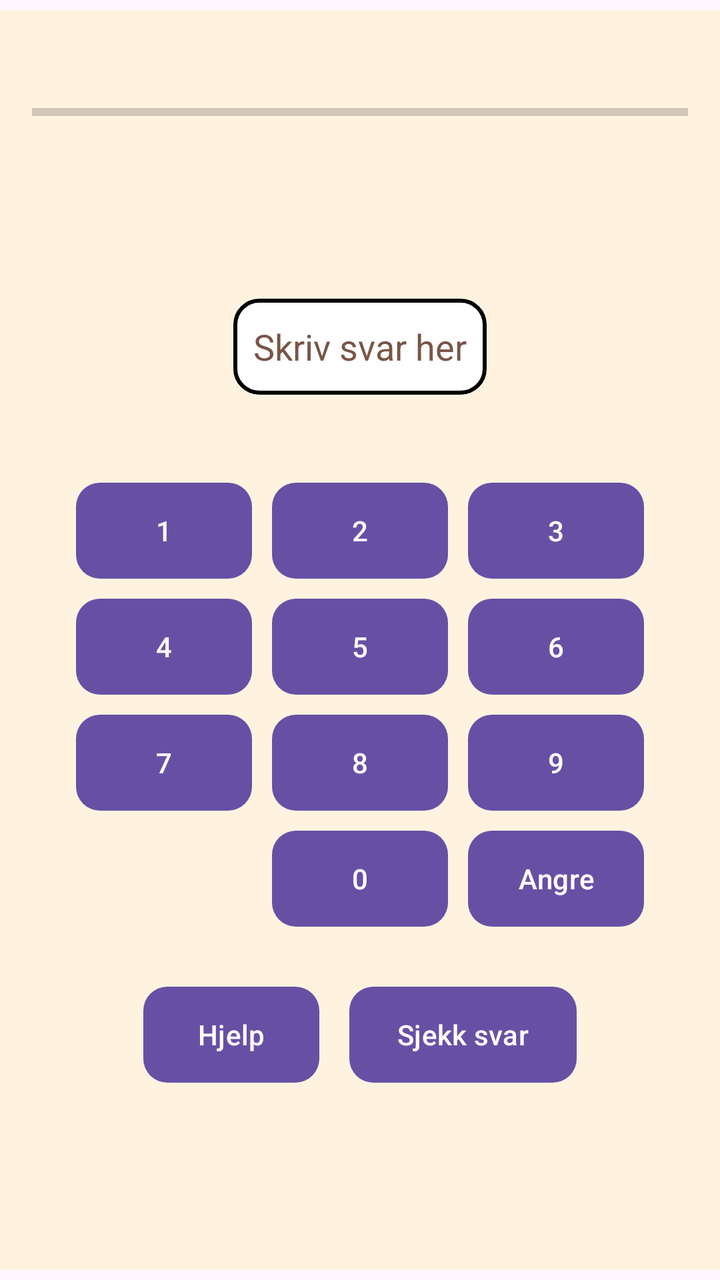
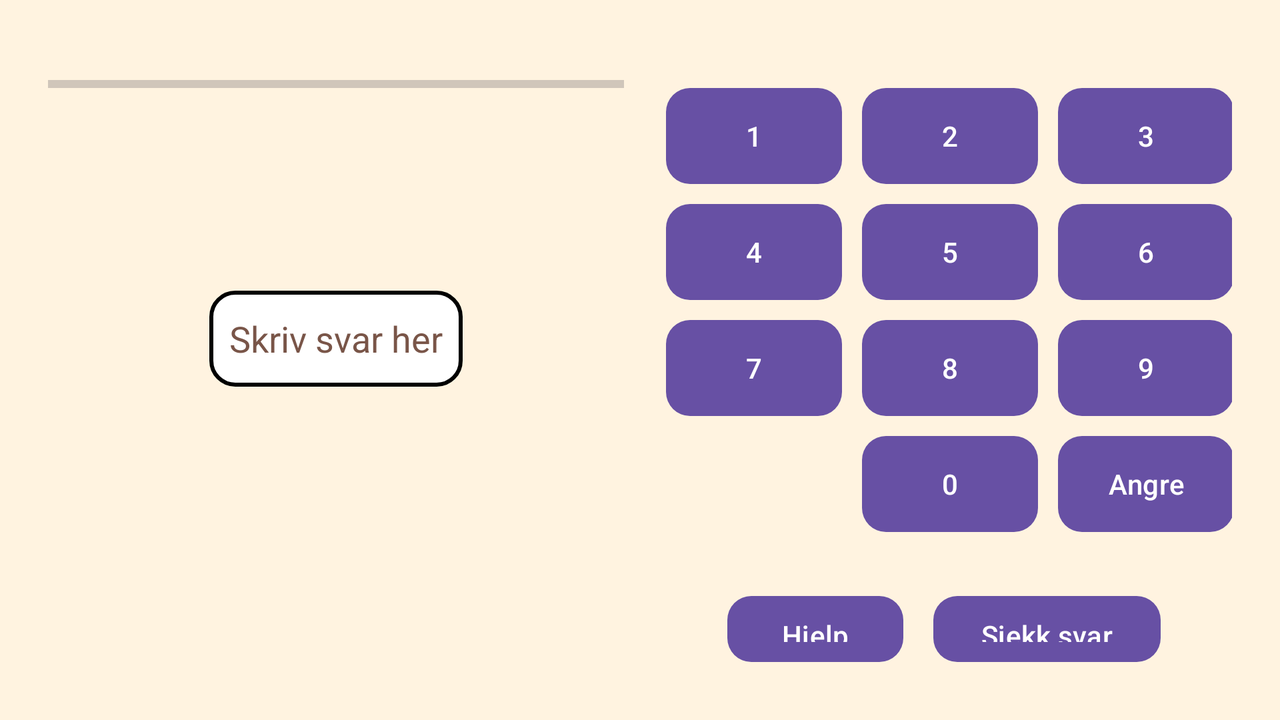

The same Android screen from two of the app's own layout files: first res/layout/ as a phone draws it, then the repository's variant for another configuration, drawn on a device whose configuration selects that folder. Both files follow.
<!-- AndroidManifest.xml: application theme Theme.MathApp5 -->
<!-- res/layout/spillaktivitet.xml -->
<?xml version="1.0" encoding="utf-8"?>
<RelativeLayout xmlns:android="http://schemas.android.com/apk/res/android"
    android:layout_width="match_parent"
    android:layout_height="match_parent"
    android:layout_marginTop="5dp"
    android:layout_marginBottom="5dp"
    android:background="#FFF3E0"
    android:gravity="center"
    android:padding="16dp">


    

    

    <ProgressBar
        android:id="@+id/fremdriftBar"
        style="?android:attr/progressBarStyleHorizontal"
        android:layout_width="match_parent"
        android:layout_height="wrap_content"
        android:max="100"
        android:progress="0"
        android:progressTint="#FF5722" />

    <TextView
        android:id="@+id/sporsmolText"
        android:layout_width="wrap_content"
        android:layout_height="wrap_content"
        android:layout_below="@+id/fremdriftBar"
        android:layout_centerHorizontal="true"
        android:layout_marginTop="24dp"
        android:gravity="center_horizontal"
        android:textColor="#4CAF50"
        android:textSize="28sp" />

    
    <EditText
        android:id="@+id/svarInput"
        android:layout_width="wrap_content"
        android:layout_height="wrap_content"
        android:layout_below="@+id/sporsmolText"
        android:layout_centerHorizontal="true"
        android:layout_marginTop="24dp"
        android:layout_marginBottom="24dp"
        android:background="@drawable/rounded_edittext"
        android:hint="@string/skriv_svar"
        android:importantForAutofill="no"
        android:inputType="number"
        android:minWidth="48dp"
        android:minHeight="48dp"
        android:textColorHint="#795548" />

    
    <GridLayout
        android:id="@+id/numberButtonLayout"
        android:layout_width="wrap_content"
        android:layout_height="wrap_content"
        android:layout_below="@+id/svarInput"
        android:layout_centerHorizontal="true"
        android:layout_marginTop="15dp"
        android:layout_marginBottom="15dp"
        android:columnCount="3"
        android:rowCount="4">

        
        <Button
            android:id="@+id/knapp1"
            android:layout_width="wrap_content"
            android:layout_height="wrap_content"
            android:layout_marginStart="5dp"
            android:layout_marginTop="5dp"
            android:layout_marginEnd="5dp"
            android:layout_marginBottom="5dp"
            android:background="@drawable/rounded_button"
            android:text="@string/_1"
            android:textColor="#FFFFFF" />


        
        <Button
            android:id="@+id/knapp2"
            android:layout_width="wrap_content"
            android:layout_height="wrap_content"
            android:layout_marginStart="5dp"
            android:layout_marginTop="5dp"
            android:layout_marginEnd="5dp"
            android:layout_marginBottom="5dp"
            android:background="@drawable/rounded_button"
            android:text="@string/_2"
            android:textColor="#FFFFFF" />

        
        <Button
            android:id="@+id/knapp3"
            android:layout_width="wrap_content"
            android:layout_height="wrap_content"
            android:layout_marginStart="5dp"
            android:layout_marginTop="5dp"
            android:layout_marginEnd="5dp"
            android:layout_marginBottom="5dp"
            android:background="@drawable/rounded_button"
            android:text="@string/_3"
            android:textColor="#FFFFFF" />

        
        <Button
            android:id="@+id/knapp4"
            android:layout_width="wrap_content"
            android:layout_height="wrap_content"
            android:layout_marginStart="5dp"
            android:layout_marginTop="5dp"
            android:layout_marginEnd="5dp"
            android:layout_marginBottom="5dp"
            android:background="@drawable/rounded_button"
            android:text="@string/_4"
            android:textColor="#FFFFFF" />

        
        <Button
            android:id="@+id/knapp5"
            android:layout_width="wrap_content"
            android:layout_height="wrap_content"
            android:layout_marginStart="5dp"
            android:layout_marginTop="5dp"
            android:layout_marginEnd="5dp"
            android:layout_marginBottom="5dp"
            android:background="@drawable/rounded_button"
            android:text="@string/_5"
            android:textColor="#FFFFFF" />

        
        <Button
            android:id="@+id/knapp6"
            android:layout_width="wrap_content"
            android:layout_height="wrap_content"
            android:layout_marginStart="5dp"
            android:layout_marginTop="5dp"
            android:layout_marginEnd="5dp"
            android:layout_marginBottom="5dp"
            android:background="@drawable/rounded_button"
            android:text="@string/_6"
            android:textColor="#FFFFFF" />

        
        <Button
            android:id="@+id/knapp7"
            android:layout_width="wrap_content"
            android:layout_height="wrap_content"
            android:layout_marginStart="5dp"
            android:layout_marginTop="5dp"
            android:layout_marginEnd="5dp"
            android:layout_marginBottom="5dp"
            android:background="@drawable/rounded_button"
            android:text="@string/_7"
            android:textColor="#FFFFFF" />

        
        <Button
            android:id="@+id/knapp8"
            android:layout_width="wrap_content"
            android:layout_height="wrap_content"
            android:layout_marginStart="5dp"
            android:layout_marginTop="5dp"
            android:layout_marginEnd="5dp"
            android:layout_marginBottom="5dp"
            android:background="@drawable/rounded_button"
            android:text="@string/_8"
            android:textColor="#FFFFFF" />

        
        <Button
            android:id="@+id/knapp9"
            android:layout_width="wrap_content"
            android:layout_height="wrap_content"
            android:layout_marginStart="5dp"
            android:layout_marginTop="5dp"
            android:layout_marginEnd="5dp"
            android:layout_marginBottom="5dp"
            android:background="@drawable/rounded_button"
            android:text="@string/_9"
            android:textColor="#FFFFFF" />

        <Button
            android:id="@+id/knapp0"
            android:layout_width="wrap_content"
            android:layout_height="wrap_content"
            android:layout_row="3"
            android:layout_column="1"
            android:layout_marginStart="5dp"
            android:layout_marginTop="5dp"
            android:layout_marginEnd="5dp"
            android:layout_marginBottom="5dp"
            android:background="@drawable/rounded_button"
            android:text="@string/_0"
            android:textColor="#FFFFFF" />

        <Button
            android:id="@+id/knappAngre"
            android:layout_width="wrap_content"
            android:layout_height="wrap_content"
            android:layout_row="3"
            android:layout_column="2"
            android:layout_marginStart="5dp"
            android:layout_marginTop="5dp"
            android:layout_marginEnd="5dp"
            android:layout_marginBottom="5dp"
            android:background="@drawable/rounded_button"
            android:contentDescription="@string/angre_knapp_"
            android:text="@string/_angre"
            android:textColor="#FFFFFF" />
    </GridLayout>

    
    <LinearLayout
        android:id="@+id/actionButtonContainer"
        android:layout_width="wrap_content"
        android:layout_height="wrap_content"
        android:layout_marginStart="5dp"
        android:layout_marginTop="5dp"
        android:layout_marginEnd="5dp"
        android:layout_marginBottom="5dp"
        android:layout_below="@id/numberButtonLayout"
        android:layout_centerHorizontal="true"
        android:orientation="horizontal">

        
        <Button
            android:id="@+id/hjelpKnapp"
            android:layout_width="wrap_content"
            android:layout_height="wrap_content"
            android:layout_marginStart="5dp"
            android:layout_marginTop="5dp"
            android:layout_marginBottom="5dp"
            android:layout_marginEnd="10dp"
            android:text="@string/hjelp"
            android:background="@drawable/rounded_button"
            android:textColor="#FFFFFF"/>

        
        <Button
            android:id="@+id/sjekkSvarKnapp"
            android:layout_width="wrap_content"
            android:layout_height="wrap_content"
            android:layout_marginStart="5dp"
            android:layout_marginTop="5dp"
            android:layout_marginEnd="5dp"
            android:layout_marginBottom="5dp"
            android:text="@string/sjekk_svar_knapp"
            android:background="@drawable/rounded_button"
            android:textColor="#FFFFFF"/>

        
        <Button
            android:id="@+id/provKnapp"
            android:layout_width="wrap_content"
            android:layout_height="wrap_content"
            android:layout_marginStart="5dp"
            android:layout_marginTop="5dp"
            android:layout_marginEnd="5dp"
            android:layout_marginBottom="5dp"
            android:text="@string/pr_v_igjen"
            android:visibility="gone"
            android:background="@drawable/rounded_button"
            android:textColor="#FFFFFF"/>

        
        <Button
            android:id="@+id/nesteKnapp"
            android:layout_width="wrap_content"
            android:layout_height="wrap_content"
            android:layout_marginStart="5dp"
            android:layout_marginTop="5dp"
            android:layout_marginEnd="5dp"
            android:layout_marginBottom="5dp"
            android:text="@string/neste_sp_rsm_l"
            android:visibility="gone"
            android:background="@drawable/rounded_button"
            android:textColor="#FFFFFF"/>

        
        <Button
            android:id="@+id/resultatKnapp"
            android:layout_width="wrap_content"
            android:layout_height="wrap_content"
            android:layout_marginStart="5dp"
            android:layout_marginTop="5dp"
            android:layout_marginEnd="5dp"
            android:layout_marginBottom="5dp"
            android:text="@string/se_resultat"
            android:visibility="gone"
            android:background="@drawable/rounded_button"
            android:textColor="#FFFFFF"/>

        
        <Button
            android:id="@+id/tilbakeKnapp5"
            android:layout_width="wrap_content"
            android:layout_height="wrap_content"
            android:layout_marginStart="5dp"
            android:layout_marginTop="5dp"
            android:layout_marginEnd="5dp"
            android:layout_marginBottom="5dp"
            android:text="@string/restart"
            android:visibility="gone"
            android:background="@drawable/rounded_button"
            android:textColor="#FFFFFF"/>

    </LinearLayout>


    
    <TextView
        android:id="@+id/tilbakemeldingText"
        android:layout_width="wrap_content"
        android:layout_height="wrap_content"
        android:layout_below="@+id/actionButtonContainer"
        android:layout_centerHorizontal="true"
        android:layout_marginTop="16dp"
        android:text=""
        android:textSize="18sp" />

</RelativeLayout>
<!-- resources referenced by this layout -->
<resources>
  <!-- drawable rounded_button (drawable) -->
  <?xml version="1.0" encoding="utf-8"?>
  <selector xmlns:android="http://schemas.android.com/apk/res/android">
      <item>
          <shape>
              <solid android:color="#1976D2"/>
              <corners android:radius="12dp"/>
          </shape>
      </item>
  </selector>
  <!-- drawable rounded_edittext (drawable) -->
  <?xml version="1.0" encoding="utf-8"?>
  <selector xmlns:android="http://schemas.android.com/apk/res/android">
      <item>
          <shape android:shape="rectangle">
              <solid android:color="#FFFFFF"/> 
              <corners android:radius="12dp"/> 
              <stroke android:width="2dp" android:color="#000000"/> 
              <padding android:left="10dp" android:top="10dp"
                  android:right="10dp" android:bottom="10dp"/> 
          </shape>
      </item>
  </selector>
  <string name="_0">0</string>
  <string name="_1">1</string>
  <string name="_2">2</string>
  <string name="_3">3</string>
  <string name="_4">4</string>
  <string name="_5">5</string>
  <string name="_6">6</string>
  <string name="_7">7</string>
  <string name="_8">8</string>
  <string name="_9">9</string>
  <string name="_angre">Angre</string>
  <string name="angre_knapp_">angre_knapp</string>
  <string name="hjelp">Hjelp</string>
  <string name="neste_sp_rsm_l">Neste spørsmål</string>
  <string name="pr_v_igjen">Prøv igjen</string>
  <string name="restart">Restart</string>
  <string name="se_resultat">Se resultat</string>
  <string name="sjekk_svar_knapp">Sjekk svar</string>
  <string name="skriv_svar">Skriv svar her</string>
  <style name="Theme.MathApp5" parent="Base.Theme.MathApp5" />
  <style name="Base.Theme.MathApp5" parent="Theme.Material3.DayNight.NoActionBar">
                  
                  
          </style>
</resources>
<!-- res/layout-land/spillaktivitet.xml (the repository's variant of the layout above) -->
<!-- drawn on the phone turned sideways -->
<?xml version="1.0" encoding="utf-8"?>
<LinearLayout xmlns:android="http://schemas.android.com/apk/res/android"
    android:layout_width="match_parent"
    android:layout_height="match_parent"
    android:background="#FFF3E0"
    android:orientation="horizontal"
    android:padding="16dp">

    
    <LinearLayout
        android:layout_width="0dp"
        android:layout_height="match_parent"
        android:layout_weight="1"
        android:gravity="center_horizontal"
        android:orientation="vertical"
        android:padding="8dp">

        
        <ProgressBar
            android:id="@+id/fremdriftBar"
            style="?android:attr/progressBarStyleHorizontal"
            android:layout_width="match_parent"
            android:layout_height="wrap_content"
            android:layout_marginTop="10dp"
            android:max="100"
            android:progress="0"
            android:progressTint="#FF5722" />

        
        <TextView
            android:id="@+id/sporsmolText"
            android:layout_width="wrap_content"
            android:layout_height="wrap_content"
            android:layout_marginTop="34dp"
            android:gravity="center_horizontal"
            android:textColor="#4CAF50"
            android:textSize="28sp" />

        
        <EditText
            android:id="@+id/svarInput"
            android:layout_width="wrap_content"
            android:layout_height="wrap_content"
            android:layout_marginTop="24dp"
            android:layout_marginBottom="24dp"
            android:background="@drawable/rounded_edittext"
            android:hint="@string/skriv_svar"
            android:importantForAutofill="no"
            android:inputType="number"
            android:minWidth="48dp"
            android:minHeight="48dp"
            android:textColorHint="#795548" />

        <TextView
            android:id="@+id/tilbakemeldingText"
            android:layout_width="wrap_content"
            android:layout_height="wrap_content"
            android:layout_below="@+id/actionButtonContainer"
            android:layout_centerHorizontal="true"
            android:layout_marginTop="16dp"
            android:text=""
            android:textSize="18sp" />
    </LinearLayout>

    
    <LinearLayout
        android:layout_width="0dp"
        android:layout_height="match_parent"
        android:layout_weight="1"
        android:gravity="center_horizontal"
        android:orientation="vertical"
        android:padding="8dp">

        
        <GridLayout
            android:id="@+id/numberButtonLayout"
            android:layout_width="wrap_content"
            android:layout_height="wrap_content"
            android:layout_marginTop="15dp"
            android:layout_marginBottom="15dp"
            android:columnCount="3"
            android:rowCount="4">

            
            <Button
                android:id="@+id/knapp1"
                android:layout_width="wrap_content"
                android:layout_height="wrap_content"
                android:layout_marginStart="5dp"
                android:layout_marginTop="5dp"
                android:layout_marginEnd="5dp"
                android:layout_marginBottom="5dp"
                android:background="@drawable/rounded_button"
                android:text="@string/_1"
                android:textColor="#FFFFFF" />


            
            <Button
                android:id="@+id/knapp2"
                android:layout_width="wrap_content"
                android:layout_height="wrap_content"
                android:layout_marginStart="5dp"
                android:layout_marginTop="5dp"
                android:layout_marginEnd="5dp"
                android:layout_marginBottom="5dp"
                android:background="@drawable/rounded_button"
                android:text="@string/_2"
                android:textColor="#FFFFFF" />

            
            <Button
                android:id="@+id/knapp3"
                android:layout_width="wrap_content"
                android:layout_height="wrap_content"
                android:layout_marginStart="5dp"
                android:layout_marginTop="5dp"
                android:layout_marginEnd="5dp"
                android:layout_marginBottom="5dp"
                android:background="@drawable/rounded_button"
                android:text="@string/_3"
                android:textColor="#FFFFFF" />

            
            <Button
                android:id="@+id/knapp4"
                android:layout_width="wrap_content"
                android:layout_height="wrap_content"
                android:layout_marginStart="5dp"
                android:layout_marginTop="5dp"
                android:layout_marginEnd="5dp"
                android:layout_marginBottom="5dp"
                android:background="@drawable/rounded_button"
                android:text="@string/_4"
                android:textColor="#FFFFFF" />

            

            <Button
                android:id="@+id/knapp5"
                android:layout_width="wrap_content"
                android:layout_height="wrap_content"
                android:layout_marginStart="5dp"
                android:layout_marginTop="5dp"
                android:layout_marginEnd="5dp"
                android:layout_marginBottom="5dp"
                android:background="@drawable/rounded_button"
                android:text="@string/_5"
                android:textColor="#FFFFFF" />

            
            <Button
                android:id="@+id/knapp6"
                android:layout_width="wrap_content"
                android:layout_height="wrap_content"
                android:layout_marginStart="5dp"
                android:layout_marginTop="5dp"
                android:layout_marginEnd="5dp"
                android:layout_marginBottom="5dp"
                android:background="@drawable/rounded_button"
                android:text="@string/_6"
                android:textColor="#FFFFFF" />

            
            <Button
                android:id="@+id/knapp7"
                android:layout_width="wrap_content"
                android:layout_height="wrap_content"
                android:layout_marginStart="5dp"
                android:layout_marginTop="5dp"
                android:layout_marginEnd="5dp"
                android:layout_marginBottom="5dp"
                android:background="@drawable/rounded_button"
                android:text="@string/_7"
                android:textColor="#FFFFFF" />

            
            <Button
                android:id="@+id/knapp8"
                android:layout_width="wrap_content"
                android:layout_height="wrap_content"
                android:layout_marginStart="5dp"
                android:layout_marginTop="5dp"
                android:layout_marginEnd="5dp"
                android:layout_marginBottom="5dp"
                android:background="@drawable/rounded_button"
                android:text="@string/_8"
                android:textColor="#FFFFFF" />

            
            <Button
                android:id="@+id/knapp9"
                android:layout_width="wrap_content"
                android:layout_height="wrap_content"
                android:layout_marginStart="5dp"
                android:layout_marginTop="5dp"
                android:layout_marginEnd="5dp"
                android:layout_marginBottom="5dp"
                android:background="@drawable/rounded_button"
                android:text="@string/_9"
                android:textColor="#FFFFFF" />

            <Button
                android:id="@+id/knapp0"
                android:layout_width="wrap_content"
                android:layout_height="wrap_content"
                android:layout_row="3"
                android:layout_column="1"
                android:layout_marginStart="5dp"
                android:layout_marginTop="5dp"
                android:layout_marginEnd="5dp"
                android:layout_marginBottom="5dp"
                android:background="@drawable/rounded_button"
                android:text="@string/_0"
                android:textColor="#FFFFFF" />

            <Button
                android:id="@+id/knappAngre"
                android:layout_width="wrap_content"
                android:layout_height="wrap_content"
                android:layout_row="3"
                android:layout_column="2"
                android:layout_marginStart="5dp"
                android:layout_marginTop="5dp"
                android:layout_marginEnd="5dp"
                android:layout_marginBottom="5dp"
                android:background="@drawable/rounded_button"
                android:contentDescription="@string/angre_knapp_"
                android:text="@string/_angre"
                android:textColor="#FFFFFF" />

        </GridLayout>

        
        <LinearLayout
            android:id="@+id/actionButtonContainer"
            android:layout_width="wrap_content"
            android:layout_height="wrap_content"
            android:layout_marginTop="7dp"
            android:orientation="horizontal">

            
            <Button
                android:id="@+id/hjelpKnapp"
                android:layout_width="wrap_content"
                android:layout_height="wrap_content"
                android:layout_marginStart="5dp"
                android:layout_marginTop="5dp"
                android:layout_marginEnd="10dp"
                android:layout_marginBottom="5dp"
                android:background="@drawable/rounded_button"
                android:text="@string/hjelp"
                android:textColor="#FFFFFF" />

            
            <Button
                android:id="@+id/sjekkSvarKnapp"
                android:layout_width="wrap_content"
                android:layout_height="wrap_content"
                android:layout_marginStart="5dp"
                android:layout_marginTop="5dp"
                android:layout_marginEnd="5dp"
                android:layout_marginBottom="5dp"
                android:background="@drawable/rounded_button"
                android:text="@string/sjekk_svar_knapp"
                android:textColor="#FFFFFF" />

            
            <Button
                android:id="@+id/provKnapp"
                android:layout_width="wrap_content"
                android:layout_height="wrap_content"
                android:layout_marginStart="5dp"
                android:layout_marginTop="5dp"
                android:layout_marginEnd="5dp"
                android:layout_marginBottom="5dp"
                android:background="@drawable/rounded_button"
                android:text="@string/pr_v_igjen"
                android:textColor="#FFFFFF"
                android:visibility="gone" />

            
            <Button
                android:id="@+id/nesteKnapp"
                android:layout_width="wrap_content"
                android:layout_height="wrap_content"
                android:layout_marginStart="5dp"
                android:layout_marginTop="5dp"
                android:layout_marginEnd="5dp"
                android:layout_marginBottom="5dp"
                android:background="@drawable/rounded_button"
                android:text="@string/neste_sp_rsm_l"
                android:textColor="#FFFFFF"
                android:visibility="gone" />

            
            <Button
                android:id="@+id/resultatKnapp"
                android:layout_width="wrap_content"
                android:layout_height="wrap_content"
                android:layout_marginStart="5dp"
                android:layout_marginTop="5dp"
                android:layout_marginEnd="5dp"
                android:layout_marginBottom="5dp"
                android:background="@drawable/rounded_button"
                android:text="@string/se_resultat"
                android:textColor="#FFFFFF"
                android:visibility="gone" />

            
            <Button
                android:id="@+id/tilbakeKnapp5"
                android:layout_width="wrap_content"
                android:layout_height="wrap_content"
                android:layout_marginStart="5dp"
                android:layout_marginTop="5dp"
                android:layout_marginEnd="5dp"
                android:layout_marginBottom="5dp"
                android:background="@drawable/rounded_button"
                android:text="@string/restart"
                android:textColor="#FFFFFF"
                android:visibility="gone" />

            
        </LinearLayout>

    </LinearLayout>

</LinearLayout>
